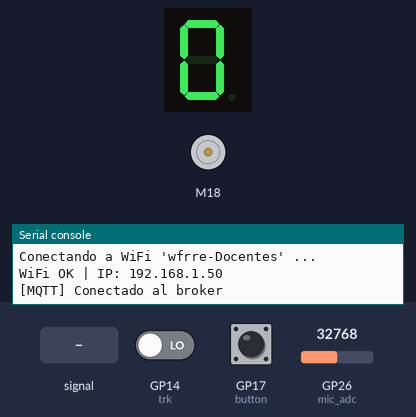
This program was run on a simulated Raspberry Pi Pico running CircuitPython. Parts: DC motor (green arrow = forward, orange = backward, longer = faster), 1-digit seven-segment display, the last lines printed to the serial console. The test bench sets the inputs (shaded band); at power-on: GP17 (button) HIGH, GP14 (trk) LOW, GP26 (mic_adc) = 32768 (analog values on the 0–65535 scale). WiFi joins after 1.5 s; no MQTT or app messages arrive unless stated; the segment pins are drawn as the display they are named for.

Above: at 2.9 s.
3.0 s: GP17 (button) pulled LOW for 3.2 s
At 6.9 s:
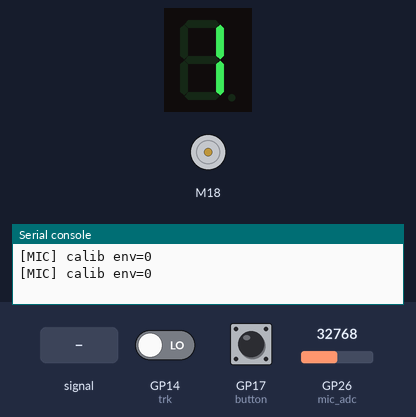
7.7 s: GP26 (mic_adc) fed a 200 Hz sine of ±5242 counts around its level
At 9.2 s:
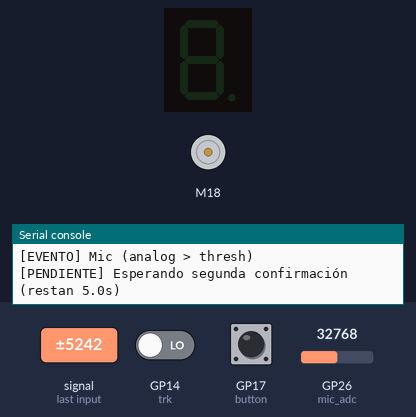
11.8 s: GP17 (button) pulled LOW for 3.2 s
At 16.0 s:
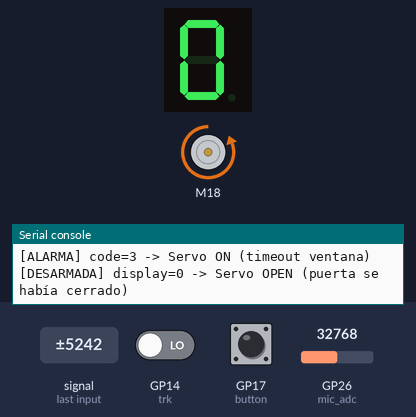
Timing chart, 0 to 18.3 s (numbered marks = the images above; inputs shaded):
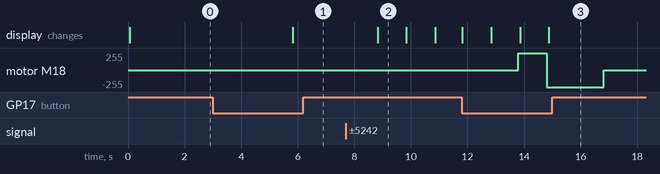

The program:

code.py
```python
# ===== Alarma 1 puerta – Pico 2W + KY-033 + KY-038(AO) + 7seg(1 díg) + Servo =====
# Estados de display:
#   0 -> desarmada (t0)
#   1 -> armada (monitorizando)
#   2 -> intrusión SOLO tracker (parpadea)
#   3 -> intrusión SOLO micrófono (parpadea)
#   4 -> intrusión confirmada por ambos (fijo)
#
# Botón KY-004 (GP17):
#   - Pulsación LARGA -> togglear ARMAR/DESARMAR
#   - Pulsación CORTA (si hay intrusión) -> reset intrusión (mantiene armado)
#
# Sensor mic KY-038 AO -> GP26/ADC0 (umbral por software con auto-calibración)
# Sensor tracker KY-033 -> GP14 (tu mapeo: 0 = disparo / "line present")
# Servo continuo -> GP18
# Display 7 seg (cátodo común) -> GP4,5,8,6,7,3,2

import time
import json
import board
import digitalio
import pwmio
from adafruit_motor import servo
from analogio import AnalogIn
import wifi
import socketpool
import adafruit_minimqtt.adafruit_minimqtt as MQTT

# -------------------- Configuración --------------------
CO_WINDOW_S      = 5.0    # ventana para considerar "ambos sensores"
BTN_DEBOUNCE_S   = 0.05
BTN_LONGPRESS_S  = 1.2
BLINK_MS         = 500    # parpadeo para 2/3
SERVO_ON_S       = 2.0    # tiempo de giro para bajar reja
RUN_SPEED        = 1.0    # 0..1 para servo continuo
SAMPLE_DELAY     = 0.002  # más rápido para seguir envolvente de audio

# MQTT / WiFi
DISCOVERY_TOPIC = "descubrir"
WIFI_SSID = "wfrre-Docentes"          # <- completar
WIFI_PASSWORD = "20$tscFrre.24"  # <- completar
MQTT_BROKER = "10.13.100.154"  # <- completar con la IPv4 del broker
MQTT_PORT = 1883
NOMBRE_EQUIPO = "Dame5"
MQTT_BASE_TOPIC = f"sensores/{NOMBRE_EQUIPO}"
PUBLISH_INTERVAL_S = 10.0  # Solo para micrófono
PUB_INTERVAL = PUBLISH_INTERVAL_S  # alias para función publish()

# Mic analógico (parámetros de detección)
MIC_CALIBRATE_S   = 3.0    # duración de auto-calibración al armar
MIC_FACTOR        = 2.5    # umbral = piso_de_ruido * factor
MIC_ABS_MIN       = 800.0  # umbral mínimo absoluto (unidades ADC de 16 bits)
MIC_DC_ALPHA      = 0.002  # filtro muy lento para DC (seguimiento del offset)
MIC_ENV_ATTACK    = 0.20   # ataque de envolvente (subidas)
MIC_ENV_DECAY     = 0.05   # decaimiento de envolvente (bajadas)
MIC_NOISE_ALPHA   = 0.02   # promedio exponencial durante calibración

# Logs (frecuencia)
WAIT_LOG_MS       = 500    # cada cuánto loguear "esperando confirmación"
MIC_LOG_MS        = 100    # cada cuánto loguear lectura de mic mientras no supera umbral

# -------------------- Display 7 segmentos --------------------
display_pins = [board.GP4, board.GP5, board.GP8, board.GP6, board.GP7, board.GP3, board.GP2]
segments = [digitalio.DigitalInOut(p) for p in display_pins]
for s in segments:
    s.direction = digitalio.Direction.OUTPUT

digits = [
    (1,1,1,1,1,1,0),  # 0
    (0,1,1,0,0,0,0),  # 1
    (1,1,0,1,1,0,1),  # 2
    (1,1,1,1,0,0,1),  # 3
    (0,1,1,0,0,1,1),  # 4
    (1,0,1,1,0,1,1),  # 5
    (1,0,1,1,1,1,1),  # 6
    (1,1,1,0,0,0,0),  # 7
    (1,1,1,1,1,1,1),  # 8
    (1,1,1,1,0,1,1),  # 9
]
def display_digit(d: int):
    d = max(0, min(9, d))
    for pin, st in zip(segments, digits[d]):
        pin.value = st

def display_blank():
    for pin in segments:
        pin.value = 0

# -------------------- Entradas / Actuadores --------------------
# Botón (pull-up)
button = digitalio.DigitalInOut(board.GP17)
button.direction = digitalio.Direction.INPUT
button.pull = digitalio.Pull.UP

# Mic analógico AO -> ADC0
mic_adc = AnalogIn(board.GP26)

# Tracker (KY-033)
trk = digitalio.DigitalInOut(board.GP14)
trk.direction = digitalio.Direction.INPUT
trk.pull = digitalio.Pull.DOWN
TRK_ACTIVE = 0      # tu mapeo: 0 = "line present" => disparo

# Servo continuo
pwm = pwmio.PWMOut(board.GP18, frequency=50)
gate = servo.ContinuousServo(pwm, min_pulse=1000, max_pulse=2000)
def servo_stop():       gate.throttle = 0.0
def servo_close_gate(): gate.throttle = RUN_SPEED
def servo_open_gate():  gate.throttle = -RUN_SPEED

# -------------------- Estados lógicos --------------------
DISARMED = 0
ARMED    = 1

sys_state = DISARMED
display_digit(0)

# Tiempos y flancos
now = time.monotonic
btn_last = button.value
btn_change_t = now()
btn_down_t = None
btn_handled = False

trk_last = trk.value
trk_change_t = now()

# Eventos y ventana
last_trk_event_t = None
last_mic_event_t = None

# Intrusión
alarm_code = 0   # 0 (nada), 2, 3, 4
blink_on = True
blink_change_ms = time.monotonic() * 1000

# Servo control
servo_until = 0.0

# Nuevo: estados de pendiente y bloqueo de sensores
pending_type = None           # None | 'trk' | 'mic'
pending_deadline_t = None     # timestamp límite para doble confirmación
sensors_locked = False        # True tras accionar servo (2/3 por timeout o 4 confirmada)

# Nuevo: estado de mic analógico (envolvente / umbral)
mic_dc = float(mic_adc.value)     # componente lenta (offset)
mic_env = 0.0                     # envolvente de amplitud
mic_noise_est = 0.0               # estimador de piso de ruido (sobre env)
mic_thresh = None                 # umbral dinámico
mic_over_prev = False             # estado anterior (para flanco)
mic_cal_end_t = 0.0               # fin de calibración (cuando sys_state->ARMED)

# Control de estado de la puerta
gate_was_activated = False        # True si la puerta se cerró por una alarma

# Logs temporizados
wait_log_next_ms = blink_change_ms
mic_log_next_ms = blink_change_ms

# Cola para eventos del tracker
tracker_event_queue = []  # Lista para almacenar eventos del tracker
MAX_QUEUE_SIZE = 50       # Máximo de eventos en cola

print("t0: desarmada (0)")

# -------------------- Conexión WiFi + MQTT --------------------
def _wifi_connect():
    try:
        print(f"Conectando a WiFi '{WIFI_SSID}' ...")
        wifi.radio.connect(WIFI_SSID, WIFI_PASSWORD)
        print(f"WiFi OK | IP: {wifi.radio.ipv4_address}")
        return True
    except Exception as e:
        print(f"[WiFi] error: {e}")
        return False

_wifi_ok = _wifi_connect()
_socket_pool = socketpool.SocketPool(wifi.radio) if _wifi_ok else None

def _on_mqtt_connect(client, userdata, flags, rc):
    client.publish(DISCOVERY_TOPIC, json.dumps({"equipo": NOMBRE_EQUIPO, "magnitudes": ["mic_adc", "tracker"]}))
    print("[MQTT] Conectado al broker")

def _mqtt_make_client():
    try:
        client = MQTT.MQTT(
            broker=MQTT_BROKER,
            port=MQTT_PORT,
            socket_pool=_socket_pool,
            is_ssl=False,
        )
        client.on_connect = _on_mqtt_connect
        client.connect()
        return client
    except Exception as e:
        print(f"[MQTT] error de conexión: {e}")
        return None

mqtt_client = _mqtt_make_client() if _wifi_ok else None
last_pub = 0.0

# Función para agregar evento del tracker a la cola
def queue_tracker_event(event_type, timestamp):
    global tracker_event_queue
    event = {
        "type": event_type,  # "activation" o "deactivation"
        "timestamp": timestamp,
        "value": 1 if event_type == "activation" else 0
    }

    # Agregar a la cola
    tracker_event_queue.append(event)

    # Limitar tamaño de cola
    if len(tracker_event_queue) > MAX_QUEUE_SIZE:
        tracker_event_queue.pop(0)  # Remover el evento más antiguo

    print(f"[TRACKER] Evento encolado: {event_type} en {timestamp:.2f}s")

# Función para procesar la cola del tracker
def process_tracker_queue():
    global tracker_event_queue
    if mqtt_client is None or not tracker_event_queue:
        return

    try:
        # Procesar hasta 5 eventos por ciclo para no sobrecargar
        events_to_process = min(5, len(tracker_event_queue))
        for i in range(events_to_process):
            event = tracker_event_queue.pop(0)
            mqtt_client.publish(f"{MQTT_BASE_TOPIC}/tracker", str(event["value"]))
            print(f"[MQTT] pub tracker event: {event}")
    except Exception as e:
        print(f"[MQTT] tracker queue error: {e}")

# Publicación periódica (solo para micrófono)
def publish():
    global last_pub
    if mqtt_client is None:
        return
    now_ts = time.monotonic()
    if (now_ts - last_pub) >= PUB_INTERVAL:
        try:
            mqtt_client.publish(f"{MQTT_BASE_TOPIC}/mic_adc", str(mic_env))
            print(f"[MQTT] pub mic_adc={mic_env}")
            last_pub = now_ts
        except Exception as e:
            print(f"[MQTT] publish error: {e}")

while True:
    t = now()
    ms = t * 1000.0

    # --------------- MQTT loop + publicación periódica de datos puros ---------------
    if mqtt_client is not None:
        try:
            mqtt_client.loop()
        except Exception as e:
            print(f"[MQTT] loop error: {e}")
        publish()  # Solo micrófono por intervalos
        process_tracker_queue()  # Procesar cola del tracker

    # --------------- LECTURA BOTÓN (short / long) ---------------
    cur_btn = button.value
    if cur_btn != btn_last:
        btn_change_t = t
        btn_last = cur_btn
        if cur_btn is False:         # se presionó
            btn_down_t = t
            btn_handled = False
    # estable tras debounce
    if (t - btn_change_t) >= BTN_DEBOUNCE_S:
        # LONG PRESS -> toggle armado/desarmado
        if (btn_down_t is not None) and (not btn_handled) and (button.value is False):
            if (t - btn_down_t) >= BTN_LONGPRESS_S:
                btn_handled = True
                if sys_state == DISARMED:
                    sys_state = ARMED
                    alarm_code = 0
                    last_trk_event_t = None
                    last_mic_event_t = None
                    pending_type = None
                    pending_deadline_t = None
                    sensors_locked = False
                    gate_was_activated = False  # Reset del estado de la puerta
                    servo_stop()
                    display_digit(1)
                    # iniciar calibración de mic
                    mic_dc = float(mic_adc.value)
                    mic_env = 0.0
                    mic_noise_est = 0.0
                    mic_thresh = None
                    mic_over_prev = False
                    mic_cal_end_t = t + MIC_CALIBRATE_S
                    # reset logs
                    wait_log_next_ms = ms
                    mic_log_next_ms = ms
                    print("[ARMADA] display=1 (monitorizando) + calib mic {:.1f}s".format(MIC_CALIBRATE_S))
                else:
                    sys_state = DISARMED
                    alarm_code = 0
                    last_trk_event_t = None
                    last_mic_event_t = None
                    pending_type = None
                    pending_deadline_t = None
                    sensors_locked = False
                    # Solo abrir si la puerta se había cerrado por una alarma
                    if gate_was_activated:
                        servo_open_gate()
                        servo_until = t + SERVO_ON_S
                        gate_was_activated = False  # Reset después de abrir
                        print("[DESARMADA] display=0 -> Servo OPEN (puerta se había cerrado)")
                    else:
                        servo_stop()
                        print("[DESARMADA] display=0 -> Sin activación previa, no abre servo")
                    display_digit(0)
        # SHORT PRESS -> reset alarma si existe
        if (btn_down_t is not None) and (cur_btn is True) and (not btn_handled):
            press_dt = t - btn_down_t
            btn_down_t = None
            if press_dt >= BTN_DEBOUNCE_S and press_dt < BTN_LONGPRESS_S:
                # Reset sólo si hay alarma y estamos armados
                if sys_state == ARMED and alarm_code in (2,3,4):
                    alarm_code = 0
                    pending_type = None
                    pending_deadline_t = None
                    sensors_locked = False
                    last_trk_event_t = None
                    last_mic_event_t = None
                    # Solo abrir si la puerta se había cerrado por una alarma
                    if gate_was_activated:
                        servo_open_gate()
                        servo_until = t + SERVO_ON_S
                        gate_was_activated = False  # Reset después de abrir
                        print("[RESET] alarma -> Servo OPEN (puerta se había cerrado)")
                    else:
                        servo_stop()
                        print("[RESET] alarma -> Sin activación previa, no abre servo")
                    display_digit(1)
                    # rearmar calibración rápida del mic (opcional)
                    mic_dc = float(mic_adc.value)
                    mic_env = 0.0
                    mic_noise_est = 0.0
                    mic_thresh = None
                    mic_over_prev = False
                    mic_cal_end_t = t + MIC_CALIBRATE_S
                    # reset logs
                    wait_log_next_ms = ms
                    mic_log_next_ms = ms
                    print("[RESET] alarma -> display=1 (sigue armada) + recalib mic")

    # --------------- MIC ANALÓGICO: ENVOLVENTE + UMBRAL ---------------
    # Leer ADC (0..65535), separar DC lento y amplitud, y construir envolvente
    sample = float(mic_adc.value)
    mic_dc += (sample - mic_dc) * MIC_DC_ALPHA
    amp = abs(sample - mic_dc)
    if amp > mic_env:
        mic_env += (amp - mic_env) * MIC_ENV_ATTACK
    else:
        mic_env += (amp - mic_env) * MIC_ENV_DECAY

    # Calibración del piso de ruido al estar armada
    if sys_state == ARMED:
        if t <= mic_cal_end_t:
            # estimar piso de ruido sobre la envolvente
            if mic_noise_est == 0.0:
                mic_noise_est = mic_env
            else:
                mic_noise_est += (mic_env - mic_noise_est) * MIC_NOISE_ALPHA
            # aún sin umbral definitivo
            mic_thresh = None
        elif mic_thresh is None:
            # fijar umbral dinámico una vez termina la calibración
            mic_thresh = max(mic_noise_est * MIC_FACTOR, MIC_ABS_MIN)
            print("[MIC] calibrado: noise_est={:.0f}, thresh={:.0f}".format(mic_noise_est, mic_thresh))
    else:
        mic_thresh = None  # sin armar, no evaluamos

    # Detección por mic: flanco de cruce de umbral (solo si armada y no bloqueado)
    mic_over = False
    if sys_state == ARMED and (mic_thresh is not None):
        mic_over = mic_env >= mic_thresh
    mic_rising = (mic_over and not mic_over_prev)
    mic_over_prev = mic_over

    # Log del mic mientras está armado y aún no superó umbral (limitar frecuencia)
    if sys_state == ARMED and ms >= mic_log_next_ms and not sensors_locked:
        if mic_thresh is None:
            print("[MIC] calib env={:.0f}".format(mic_env))
        else:
            if not mic_over:
                ratio = (mic_env / mic_thresh) if mic_thresh > 0 else 0.0
                print("[MIC] env={:.0f} / thresh={:.0f} (ratio={:.2f})".format(mic_env, mic_thresh, ratio))
        mic_log_next_ms = ms + MIC_LOG_MS

    # --------------- LECTURA TRACKER + GENERACIÓN DE EVENTOS ---------------
    cur_trk = trk.value
    if cur_trk != trk_last:
        trk_change_t = t
        trk_last = cur_trk

        # Encolar evento del tracker inmediatamente
        if cur_trk == TRK_ACTIVE:
            queue_tracker_event("activation", t)
        else:
            queue_tracker_event("deactivation", t)

        # flanco activo para lógica de alarma
        if cur_trk == TRK_ACTIVE and sys_state == ARMED and not sensors_locked:
            last_trk_event_t = t
            print("[EVENTO] Tracker")
            if pending_type == 'mic' and (t - last_mic_event_t) <= CO_WINDOW_S:
                # doble confirmación -> 4 (fijo) y accionar servo
                alarm_code = 4
                servo_close_gate(); servo_until = t + SERVO_ON_S
                gate_was_activated = True  # Marcar que la puerta se cerró
                sensors_locked = True
                print("[ALARMA] code=4 -> Servo ON (confirmada)")
            elif pending_type is None:
                # primer evento (solo tracker): pendiente 2 (parpadeo), sin servo
                pending_type = 'trk'
                pending_deadline_t = t + CO_WINDOW_S
                alarm_code = 2
                # log inmediato de espera
                remaining = max(0.0, pending_deadline_t - t)
                print("[PENDIENTE] Esperando segunda confirmación (restan {:.1f}s)".format(remaining))
                wait_log_next_ms = ms + WAIT_LOG_MS

    # Mic evento (flanco) si no está bloqueado
    if mic_rising and sys_state == ARMED and not sensors_locked:
        last_mic_event_t = t
        print("[EVENTO] Mic (analog > thresh)")
        if pending_type == 'trk' and (t - last_trk_event_t) <= CO_WINDOW_S:
            # doble confirmación -> 4 (fijo) y accionar servo
            alarm_code = 4
            servo_close_gate(); servo_until = t + SERVO_ON_S
            gate_was_activated = True  # Marcar que la puerta se cerró
            sensors_locked = True
            print("[ALARMA] code=4 -> Servo ON (confirmada)")
        elif pending_type is None:
            # primer evento (solo mic): pendiente 3 (parpadeo), sin servo
            pending_type = 'mic'
            pending_deadline_t = t + CO_WINDOW_S
            alarm_code = 3
            # log inmediato de espera
            remaining = max(0.0, pending_deadline_t - t)
            print("[PENDIENTE] Esperando segunda confirmación (restan {:.1f}s)".format(remaining))
            wait_log_next_ms = ms + WAIT_LOG_MS

    # --------------- LÓGICA DE TIMEOUT (2/3) ---------------
    if sys_state == ARMED and not sensors_locked:
        # logs periódicos de espera mientras no vence la ventana
        if pending_type is not None and pending_deadline_t is not None and t < pending_deadline_t:
            if ms >= wait_log_next_ms:
                remaining = max(0.0, pending_deadline_t - t)
                src = "mic" if alarm_code == 3 else "trk"
                print("[PENDIENTE] {} -> esperando segunda confirmación (restan {:.1f}s)".format(src, remaining))
                wait_log_next_ms = ms + WAIT_LOG_MS
        # vencimiento de la ventana => accionar por 2/3
        if pending_type is not None and pending_deadline_t is not None and t >= pending_deadline_t:
            servo_close_gate(); servo_until = t + SERVO_ON_S
            gate_was_activated = True  # Marcar que la puerta se cerró
            sensors_locked = True
            print(f"[ALARMA] code={alarm_code} -> Servo ON (timeout ventana)")

    # --------------- SERVO HOLD ---------------
    if servo_until > 0.0 and t >= servo_until:
        servo_stop()
        servo_until = 0.0
        print("[SERVO] OFF")

    # --------------- DISPLAY ----------------
    if sys_state == DISARMED:
        display_digit(0)
    else:
        if alarm_code == 0:
            display_digit(1)  # armada sin eventos
        elif alarm_code == 4:
            display_digit(4)  # fijo
        else:
            # parpadeo para 2 o 3
            if (ms - blink_change_ms) >= BLINK_MS:
                blink_change_ms = ms
                blink_on = not blink_on
            if blink_on:
                display_digit(alarm_code)  # 2 o 3
            else:
                display_blank()

    time.sleep(SAMPLE_DELAY)
```

Measured:
- after the input at 3.0 s, the display: changes after 2.8 s (image 1)
- after the input at 7.7 s, the display: changes after 1.1 s (image 2)
- after the input at 11.8 s, the display: first differs from a run without the input after 3.1 s (image 3)
- what the display in image 2 shows lasts 1.0 s, from 8.8 s to 9.8 s
